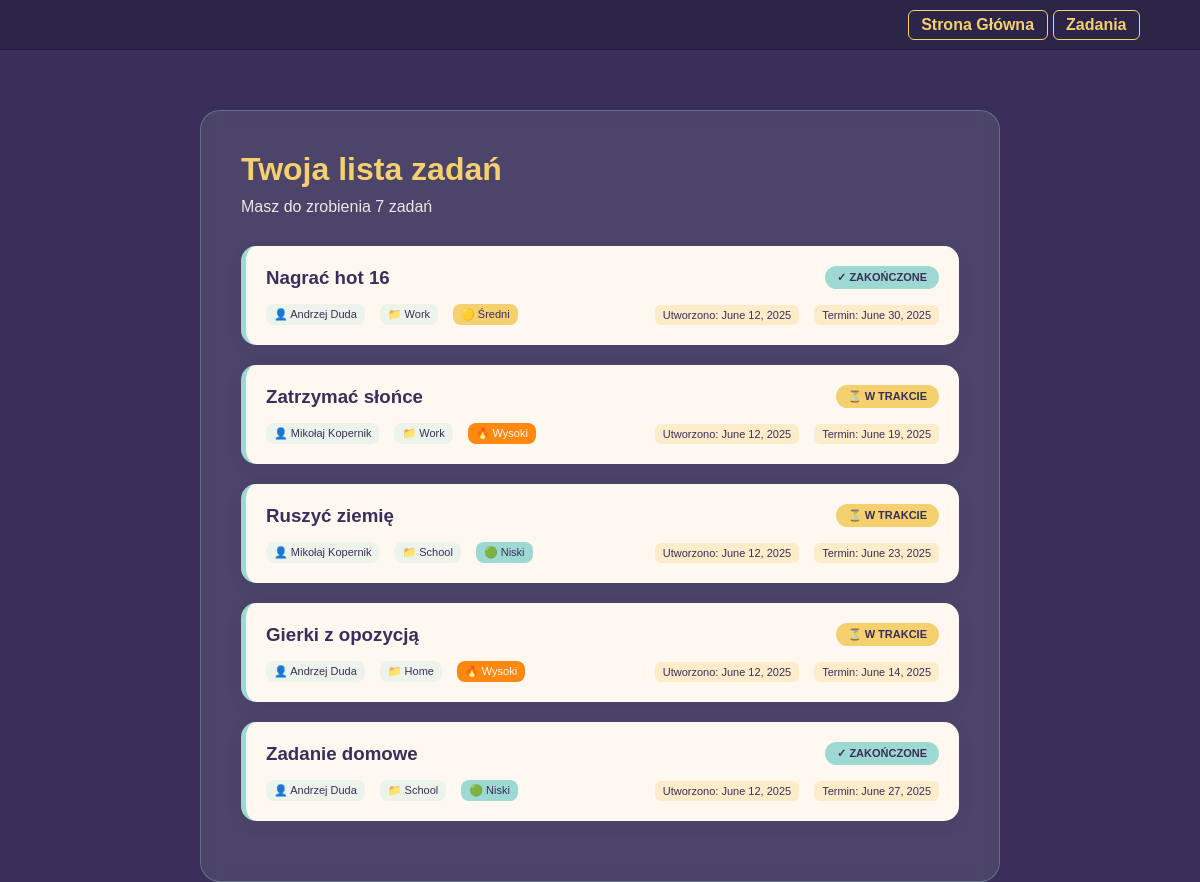
Screenshot of /todos with the database file from the repository.
### todo_webapp/models.py (models this page shows, shortened)
class Todo(models.Model):
    author = models.ForeignKey(
        Author, on_delete=models.CASCADE, related_name='todos')
    category = models.ManyToManyField(Category)
    title = models.CharField(max_length=50)
    description = models.TextField()
    is_completed = models.BooleanField(default=False)
    priority = models.IntegerField(
        validators=[MinValueValidator(1), MaxValueValidator(5)])
    due_date = models.DateField(auto_now=False)
    created_at = models.DateField(auto_now_add=True)
    slug = models.SlugField(default='', unique=True, db_index=True)
    def get_priority_label(self):
        if self.priority <= 2:
            return "🟢 Niski"
        elif self.priority <= 4:
            return "🟡 Średni"
        else:
            return "🔥 Wysoki"
    def get_priority_class(self):
        if self.priority <= 2:
            return "low"
        elif self.priority <= 4:
            return "medium"
        else:
            return "high"

class Author(models.Model):
    first_name = models.CharField(max_length=30)
    last_name = models.CharField(max_length=30)
    def full_name(self):
        return f'{self.first_name} {self.last_name}'
    def __str__(self):
        return self.full_name()

class Category(models.Model):
    category = models.CharField(max_length=30)
    class Meta:
        verbose_name_plural = "Categories"

### todo_webapp/views.py (the view)
# urls.py: path('todos', views.todos_list_page, name='todos-list-page'),
def todos_list_page(request):
    all_tasks = Todo.objects.all()
    return render(request, 'todo_webapp/todos_list.html', {
        "tasks": all_tasks
    })

### todo_webapp/templates/todo_webapp/todos_list.html (shortened to what this page needs)
{% extends 'base.html' %}
{% load static %}
{% block css_files %}
  <link rel="stylesheet" href="{% static 'todo_webapp/todos_list.css' %}" >
{% endblock %}
{% block content %}
  <div class="todo-list-section">
    <h1>Twoja lista zadań</h1>
    <p>Masz do zrobienia 7 zadań</p>
    <ul class="todo-list">
      {% for task in tasks %}
        <li class="todo-item">
          <a href="{% url 'single-todo-page' task.slug %}" class="todo-link">
            <div class="todo-header">
              <h3 class="todo-title">{{ task.title }}</h3>
              {% if task.is_completed %}
                <div class="todo-status completed">✓ Zakończone</div>
              {% else %}
                <div class="todo-status pending">⏳ W trakcie</div>
              {% endif %}
            </div>
            <div class="todo-details">
              <div class="todo-meta">
                <span class="author">👤 {{ task.author }}</span>
                {% for cat in task.category.all %}
                  <span class="category">📁 {{ cat.category }}</span>
                {% endfor %}
                <span class="priority {{ task.get_priority_class }}">{{ task.get_priority_label }}</span>
              </div>
              <div class="todo-dates">
                <span class="created">Utworzono: {{ task.created_at }}</span>
                <span class="due-date">Termin: {{ task.due_date }}</span>
              </div>
            </div>
          </a>
        </li>
      {% endfor%}
    </ul>
  </div>
{% endblock %}

### templates/base.html (shortened to what this page needs)
{% load static %}
<!DOCTYPE html>
<html lang="en">
<head>
  <link rel="stylesheet" href="{% static 'styles.css' %}" >
  {% block css_files %}{% endblock %}
</head>
<body>
  <header id="header-navigation">
    <nav>
      <a href="{% url "starting-page" %}" >Strona Główna</a>
      <a href="{% url "todos-list-page" %}">Zadania</a>
    </nav>
  </header>
  {% block content %}{% endblock %}
</body>
</html>

### static/styles.css (style rules this page uses)
* { box-sizing: border-box; margin: 0; padding: 0; }
html { font-size: 62.5%; scroll-behavior: smooth; font-family: sans-serif; }
body { background-color: #392f5a; color: #fff8f0; font-size: 1.6rem; }
#header-navigation { height: 50px; background-color: #2d2547; border-bottom: 1px solid #251d3b; margin-bottom: 2rem; }
#header-navigation nav { display: flex; justify-content: flex-end; align-items: center; gap: .5rem; height: 100%; width: 90%; margin: 0 auto; }
#header-navigation nav a { padding: 0.5rem 1.25rem; color: #f4d06f; background-color: #2d2547; text-decoration: none; font-weight: bold; border: 1px solid #f4d06f; border-radius: 6px; transition: .2s; }

### todo_webapp/static/todo_webapp/todos_list.css (style rules this page uses)
.todo-list-section { width: 90%; max-width: 800px; margin: 60px auto 0; background: rgba(255, 248, 240, 0.1); padding: 40px; border-radius: 20px; backdrop-filter: blur(10px); border: 1px solid rgba(157, 217, 210, 0.3); }
.todo-list-section h1 { margin-bottom: 10px; color: #f4d06f; }
.todo-list-section p { margin-bottom: 30px; opacity: 0.9; }
.todo-list { list-style: none; padding: 0; margin: 0; }
.todo-item { margin-bottom: 20px; }
.todo-link { display: block; background: #fff8f0; color: #392f5a; text-decoration: none; padding: 20px; border-radius: 15px; box-shadow: 0 4px 15px rgba(57, 47, 90, 0.1); transition: all 0.3s ease; border-left: 5px solid #9dd9d2; }
.todo-header { display: flex; justify-content: space-between; align-items: center; margin-bottom: 15px; }
.todo-title { margin: 0; color: #392f5a; font-weight: 600; }
.todo-status { padding: 5px 12px; border-radius: 20px; font-size: 1.1rem; font-weight: 600; text-transform: uppercase; }
.todo-status.completed { background: #9dd9d2; color: #392f5a; }
.todo-status.pending { background: #f4d06f; color: #392f5a; }
.todo-details { display: flex; justify-content: space-between; align-items: center; flex-wrap: wrap; gap: 15px; }
.todo-meta { display: flex; gap: 15px; flex-wrap: wrap; }
.todo-meta span { padding: 4px 8px; background: rgba(157, 217, 210, 0.2); border-radius: 8px; font-size: 1.1rem; color: #392f5a; }
.priority.high { background: #ff8811; color: #fff8f0; }
.priority.medium { background: #f4d06f; color: #392f5a; }
.priority.low { background: #9dd9d2; color: #392f5a; }
.todo-dates { display: flex; gap: 15px; font-size: 1.1rem; color: #392f5a; }
.todo-dates span { background: rgba(244, 208, 111, 0.3); padding: 4px 8px; border-radius: 6px; }

### rows the page displays
Todo: title "Nagrać hot 16", is_completed "✓ ZAKOŃCZONE", author "Andrzej Duda", get_priority_label "🟡 Średni", created_at "June 12, 2025", due_date "June 30, 2025"
Category: category "Work"
Todo: title "Zatrzymać słońce", is_completed "⏳ W TRAKCIE", author "Mikołaj Kopernik", get_priority_label "🔥 Wysoki", created_at "June 12, 2025", due_date "June 19, 2025"
Todo: title "Ruszyć ziemię", is_completed "⏳ W TRAKCIE", author "Mikołaj Kopernik", get_priority_label "🟢 Niski", created_at "June 12, 2025", due_date "June 23, 2025"
Category: category "School"
Todo: title "Gierki z opozycją", is_completed "⏳ W TRAKCIE", author "Andrzej Duda", get_priority_label "🔥 Wysoki", created_at "June 12, 2025", due_date "June 14, 2025"
Category: category "Home"
Todo: title "Zadanie domowe", is_completed "✓ ZAKOŃCZONE", author "Andrzej Duda", get_priority_label "🟢 Niski", created_at "June 12, 2025", due_date "June 27, 2025"
